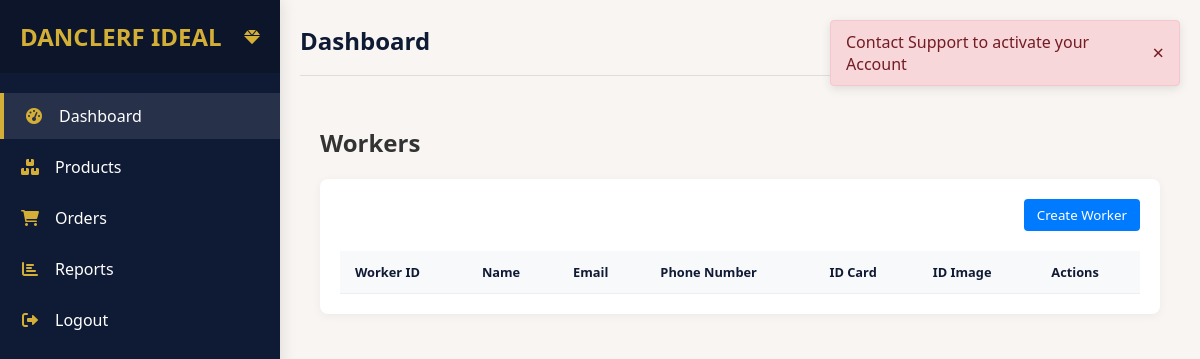
The app's page /workers/ (signed in), older data.
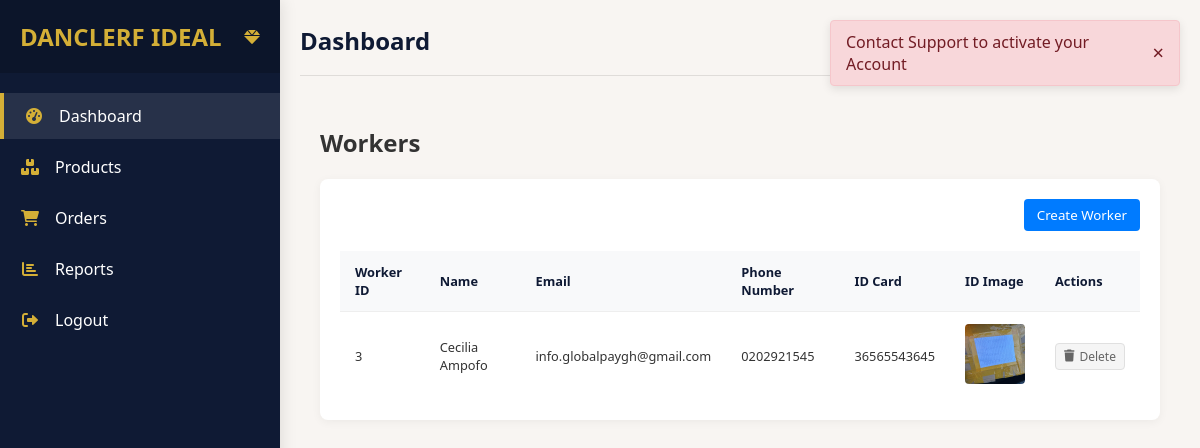
The same page, newer data.
### shop/models/workers.py (models this page shows, shortened)
class Worker(BaseModel):
    user = models.ForeignKey(User, on_delete=models.CASCADE)
    name = models.CharField(max_length=100)
    email = models.EmailField(null=True, blank=True)
    phone_number = models.CharField(max_length=100)
    id_card = models.CharField(max_length=100)
    id_image = models.ImageField()

### shop/views.py (the view)
# urls.py: path('workers/', workers, name='workers'),
@login_required
def workers(request):
    try:
        has_activated_account(request)
    except:
        pass
    workers = Worker.objects.all()
    form = CreateWorkerForm()
    return render(request, "main/workers.html", {"workers": workers, "form": form})

### shop/views.py (called while the page is built)
def has_activated_account(request):
    if request.user.has_activated == False:
        messages.error(request, "Contact Support to activate your Account")
        logout(request)
        return redirect("login_view")

### templates/main/workers.html (shortened to what this page needs)
{% extends 'main/base.html' %}
{% load static %}
{% block content %}
<div class="reports-container">
    <div class="reports-header">
        <h2>Workers</h2>
    </div>
    <div class="workers-container">
        <div class="header-actions">
            <button id="createWorkerBtn" class="btn btn-primary">Create Worker</button>
        </div>
        {% if messages %}
        <div class="messages-container">
            {% for message in messages %}
            <div class="alert alert-{{ message.tags }}">
                {{ message }}
                <span class="close-message">&times;</span>
            </div>
            {% endfor %}
        </div>
        {% endif %}
        <div class="workers-table">
            <table>
                <thead>
                    <tr>
                        <th>Worker ID</th>
                        <th>Name</th>
                        <th>Email</th>
                        <th>Phone Number</th>
                        <th>ID Card</th>
                        <th>ID Image</th>
                        <th>Actions</th>
                    </tr>
                </thead>
                <tbody id="workersTableBody">
                    {% for worker in workers %}
                    <tr>
                        <td>{{ worker.id }}</td>
                        <td>{{ worker.name }}</td>
                        <td>{{ worker.email }}</td>
                        <td>{{ worker.phone_number }}</td>
                        <td>{{ worker.id_card }}</td>
                        <td>
                            {% if worker.id_image %}
                                <img src="{{ worker.id_image.url }}" alt="ID Image" class="id-image">
                            {% else %}
                                -
                            {% endif %}
                        </td>
                        <td>
                            <div class="action-buttons">
                                <a href="{% url 'delete_worker' worker.id %}" class="delete-btn">
                                    <i class="fas fa-trash"></i> Delete
                                </a>
                            </div>
                        </td>
                    </tr>
                    {% endfor %}
                </tbody>
            </table>
        </div>
    </div>
</div>
{% endblock content %}

Row changes from the older to the newer data that the page shows:
added Worker: id "3", name "Cecilia Ampofo", email "info.globalpaygh@gmail.com", phone_number "0202921545", id_card "36565543645", id_image (picture)
